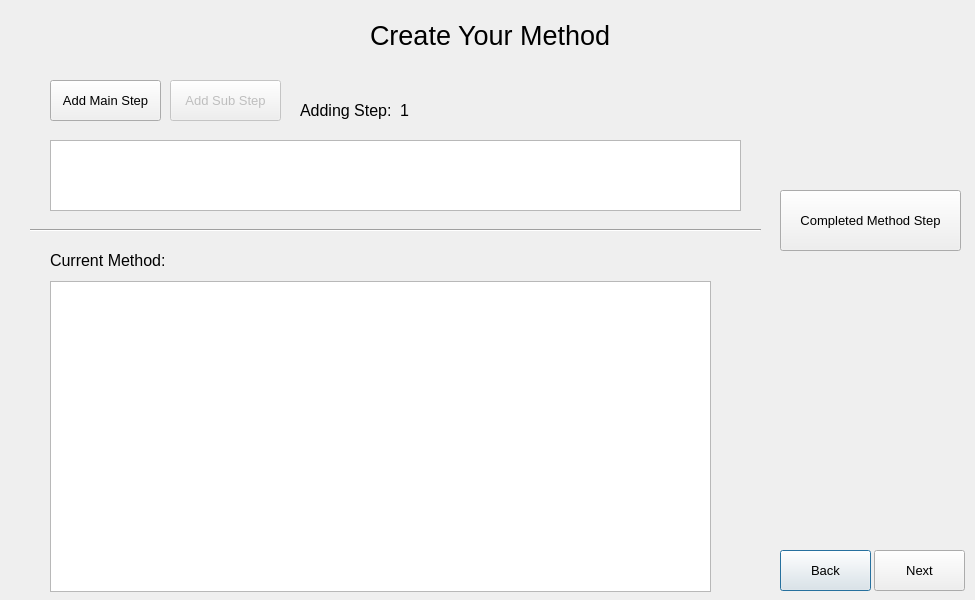
<?xml version="1.0" encoding="UTF-8"?>
<ui version="4.0">
 <class>creating_method</class>
 <widget class="QDialog" name="creating_method">
  <property name="geometry">
   <rect>
    <x>0</x>
    <y>0</y>
    <width>975</width>
    <height>600</height>
   </rect>
  </property>
  <property name="windowTitle">
   <string>Dialog</string>
  </property>
  <widget class="QPushButton" name="btn_back">
   <property name="geometry">
    <rect>
     <x>780</x>
     <y>550</y>
     <width>91</width>
     <height>41</height>
    </rect>
   </property>
   <property name="font">
    <font>
     <pointsize>10</pointsize>
    </font>
   </property>
   <property name="text">
    <string>Back</string>
   </property>
  </widget>
  <widget class="QPushButton" name="btn_next">
   <property name="geometry">
    <rect>
     <x>874</x>
     <y>550</y>
     <width>91</width>
     <height>41</height>
    </rect>
   </property>
   <property name="font">
    <font>
     <pointsize>10</pointsize>
    </font>
   </property>
   <property name="text">
    <string>Next</string>
   </property>
  </widget>
  <widget class="QLabel" name="lb_create_your_method">
   <property name="geometry">
    <rect>
     <x>370</x>
     <y>10</y>
     <width>241</width>
     <height>51</height>
    </rect>
   </property>
   <property name="font">
    <font>
     <family>MS Shell Dlg 2</family>
     <pointsize>20</pointsize>
     <weight>50</weight>
     <bold>false</bold>
    </font>
   </property>
   <property name="text">
    <string>Create Your Method</string>
   </property>
  </widget>
  <widget class="QTextBrowser" name="txt_current_method">
   <property name="geometry">
    <rect>
     <x>50</x>
     <y>281</y>
     <width>661</width>
     <height>311</height>
    </rect>
   </property>
   <property name="font">
    <font>
     <underline>true</underline>
    </font>
   </property>
  </widget>
  <widget class="Line" name="line_4">
   <property name="geometry">
    <rect>
     <x>30</x>
     <y>220</y>
     <width>731</width>
     <height>20</height>
    </rect>
   </property>
   <property name="orientation">
    <enum>Qt::Horizontal</enum>
   </property>
  </widget>
  <widget class="QLabel" name="lbl_current_method">
   <property name="geometry">
    <rect>
     <x>50</x>
     <y>250</y>
     <width>181</width>
     <height>20</height>
    </rect>
   </property>
   <property name="font">
    <font>
     <pointsize>12</pointsize>
    </font>
   </property>
   <property name="text">
    <string>Current Method:</string>
   </property>
  </widget>
  <widget class="QPushButton" name="btn_add_method_step">
   <property name="geometry">
    <rect>
     <x>780</x>
     <y>190</y>
     <width>181</width>
     <height>61</height>
    </rect>
   </property>
   <property name="font">
    <font>
     <pointsize>10</pointsize>
    </font>
   </property>
   <property name="text">
    <string>Completed Method Step</string>
   </property>
  </widget>
  <widget class="QPlainTextEdit" name="txt_step_box">
   <property name="geometry">
    <rect>
     <x>50</x>
     <y>140</y>
     <width>691</width>
     <height>71</height>
    </rect>
   </property>
  </widget>
  <widget class="QPushButton" name="btn_add_main_step">
   <property name="geometry">
    <rect>
     <x>50</x>
     <y>80</y>
     <width>111</width>
     <height>41</height>
    </rect>
   </property>
   <property name="palette">
    <palette>
     <active>
      <colorrole role="Button">
       <brush brushstyle="SolidPattern">
        <color alpha="255">
         <red>170</red>
         <green>255</green>
         <blue>0</blue>
        </color>
       </brush>
      </colorrole>
      <colorrole role="NoRole">
       <brush brushstyle="SolidPattern">
        <color alpha="255">
         <red>255</red>
         <green>255</green>
         <blue>255</blue>
        </color>
       </brush>
      </colorrole>
     </active>
     <inactive>
      <colorrole role="Button">
       <brush brushstyle="SolidPattern">
        <color alpha="255">
         <red>240</red>
         <green>240</green>
         <blue>240</blue>
        </color>
       </brush>
      </colorrole>
      <colorrole role="NoRole">
       <brush brushstyle="SolidPattern">
        <color alpha="255">
         <red>0</red>
         <green>0</green>
         <blue>0</blue>
        </color>
       </brush>
      </colorrole>
     </inactive>
     <disabled>
      <colorrole role="Button">
       <brush brushstyle="SolidPattern">
        <color alpha="255">
         <red>240</red>
         <green>240</green>
         <blue>240</blue>
        </color>
       </brush>
      </colorrole>
      <colorrole role="NoRole">
       <brush brushstyle="SolidPattern">
        <color alpha="255">
         <red>0</red>
         <green>0</green>
         <blue>0</blue>
        </color>
       </brush>
      </colorrole>
     </disabled>
    </palette>
   </property>
   <property name="font">
    <font>
     <pointsize>10</pointsize>
    </font>
   </property>
   <property name="text">
    <string>Add Main Step</string>
   </property>
   <property name="flat">
    <bool>false</bool>
   </property>
  </widget>
  <widget class="QPushButton" name="btn_add_sub_step">
   <property name="enabled">
    <bool>false</bool>
   </property>
   <property name="geometry">
    <rect>
     <x>170</x>
     <y>80</y>
     <width>111</width>
     <height>41</height>
    </rect>
   </property>
   <property name="font">
    <font>
     <pointsize>10</pointsize>
    </font>
   </property>
   <property name="text">
    <string>Add Sub Step</string>
   </property>
  </widget>
  <widget class="QLabel" name="lbl_adding_step">
   <property name="geometry">
    <rect>
     <x>300</x>
     <y>100</y>
     <width>101</width>
     <height>20</height>
    </rect>
   </property>
   <property name="font">
    <font>
     <pointsize>12</pointsize>
    </font>
   </property>
   <property name="text">
    <string>Adding Step:</string>
   </property>
  </widget>
  <widget class="QLabel" name="lbl_step_number">
   <property name="geometry">
    <rect>
     <x>400</x>
     <y>100</y>
     <width>71</width>
     <height>20</height>
    </rect>
   </property>
   <property name="font">
    <font>
     <pointsize>12</pointsize>
    </font>
   </property>
   <property name="text">
    <string>1</string>
   </property>
  </widget>
 </widget>
 <resources/>
 <connections/>
</ui>
